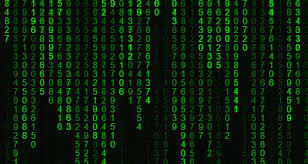
#> input picture tryit/base/thirdModle/1.jpg, 308 x 164 px
$ python pillowTest.py
#> lines starting #> are read from the running program, lines starting #| are printed output that depends on the picture
from PIL import Image, ImageFilter

im = Image.open('1.jpg')  # type: Image.Image
#> im is the input picture: PIL image 308x164 RGB; mean R, G, B 8.5, 30, 8.9
w, h = im.size
#> w = 308; h = 164
print(w, h)
#| 308 164
im.thumbnail((w // 2, h // 2))
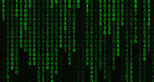
#> im: PIL image 154x82 RGB; mean R, G, B 8.6, 30.1, 8.9

im.save('thumbnail.jpg', 'jpeg')

im2 = im.filter(ImageFilter.BLUR)
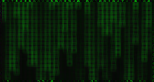
#> im2: PIL image 154x82 RGB; mean R, G, B 8.6, 30.2, 8.9
im2.save('blur.jpg', 'jpeg')
